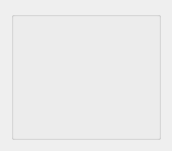
   <widget class="QWidget" name="horizontalLayoutWidget_5">
    <property name="geometry">
     <rect>
      <x>0</x>
      <y>140</y>
      <width>161</width>
      <height>131</height>
     </rect>
    </property>
    <layout class="QHBoxLayout" name="horizontalLayout_3">
     <item>
      <widget class="QGroupBox" name="box_3">
       <property name="minimumSize">
        <size>
         <width>150</width>
         <height>129</height>
        </size>
       </property>
       <property name="maximumSize">
        <size>
         <width>150</width>
         <height>129</height>
        </size>
       </property>
       <property name="title">
        <string/>
       </property>
       <widget class="QLabel" name="card3_1">
        <property name="geometry">
         <rect>
          <x>23</x>
          <y>10</y>
          <width>48</width>
          <height>76</height>
         </rect>
        </property>
        <property name="minimumSize">
         <size>
          <width>48</width>
          <height>76</height>
         </size>
        </property>
        <property name="maximumSize">
         <size>
          <width>48</width>
          <height>76</height>
         </size>
        </property>
        <property name="text">
         <string/>
        </property>
       </widget>
       <widget class="QLabel" name="button3">
        <property name="geometry">
         <rect>
          <x>100</x>
          <y>10</y>
          <width>40</width>
          <height>42</height>
         </rect>
        </property>
        <property name="minimumSize">
         <size>
          <width>40</width>
          <height>42</height>
         </size>
        </property>
        <property name="maximumSize">
         <size>
          <width>40</width>
          <height>42</height>
         </size>
        </property>
        <property name="text">
         <string/>
        </property>
       </widget>
       <widget class="QLabel" name="card3_2">
        <property name="geometry">
         <rect>
          <x>47</x>
          <y>10</y>
          <width>48</width>
          <height>76</height>
         </rect>
        </property>
        <property name="minimumSize">
         <size>
          <width>48</width>
          <height>76</height>
         </size>
        </property>
        <property name="maximumSize">
         <size>
          <width>48</width>
          <height>76</height>
         </size>
        </property>
        <property name="text">
         <string/>
        </property>
       </widget>
       <widget class="QLabel" name="playerName_3">
        <property name="geometry">
         <rect>
          <x>5</x>
          <y>91</y>
          <width>70</width>
          <height>14</height>
         </rect>
        </property>
        <property name="styleSheet">
         <string notr="true">color: rgb(255, 255, 255);</string>
        </property>
        <property name="text">
         <string/>
        </property>
       </widget>
       <widget class="QLabel" name="playerCash_3">
        <property name="geometry">
         <rect>
          <x>5</x>
          <y>110</y>
          <width>70</width>
          <height>14</height>
         </rect>
        </property>
        <property name="styleSheet">
         <string notr="true">color: rgb(255, 255, 255);</string>
        </property>
        <property name="text">
         <string/>
        </property>
       </widget>
       <widget class="QLabel" name="playerStatus_3">
        <property name="geometry">
         <rect>
          <x>4</x>
          <y>27</y>
          <width>114</width>
          <height>40</height>
         </rect>
        </property>
        <property name="minimumSize">
         <size>
          <width>114</width>
          <height>40</height>
         </size>
        </property>
        <property name="maximumSize">
         <size>
          <width>114</width>
          <height>40</height>
         </size>
        </property>
        <property name="text">
         <string/>
        </property>
       </widget>
       <widget class="QLabel" name="playerBet_3">
        <property name="geometry">
         <rect>
          <x>75</x>
          <y>91</y>
          <width>80</width>
          <height>33</height>
         </rect>
        </property>
        <property name="styleSheet">
         <string notr="true">color: rgb(255, 0, 0);
font: 14pt &quot;Ubuntu&quot;;</string>
        </property>
        <property name="text">
         <string/>
        </property>
        <property name="alignment">
         <set>Qt::AlignCenter</set>
        </property>
       </widget>
      </widget>
     </item>
    </layout>
   </widget>
